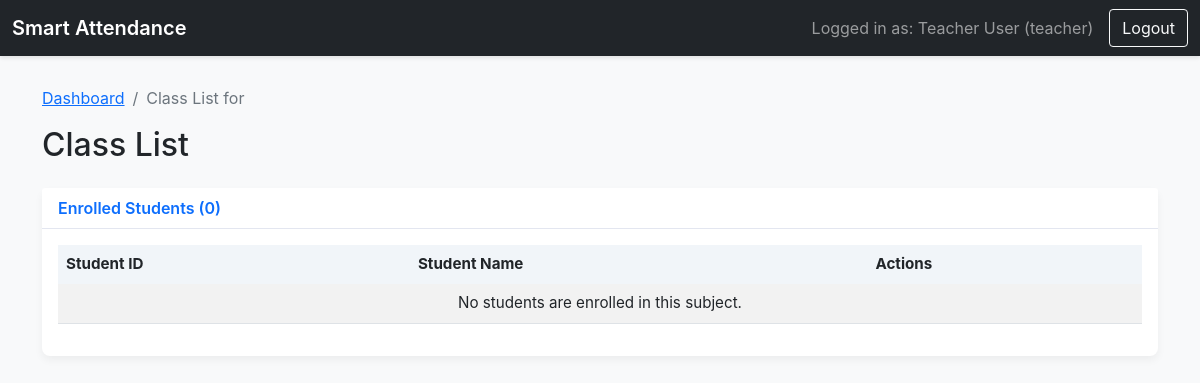
Before: /teacher/class_list/2 (signed in) with the older database file.
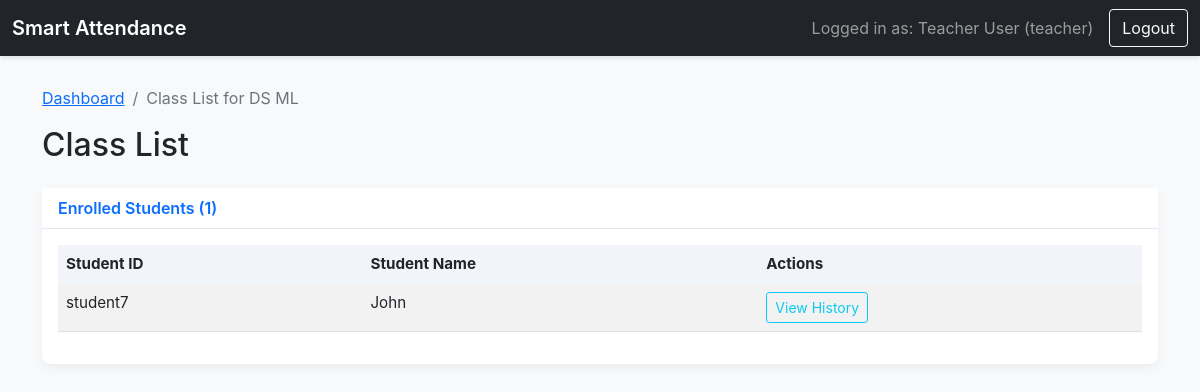
After: the same page with the newer database file.
### tables this page shows
CREATE TABLE subjects (
        id INTEGER PRIMARY KEY AUTOINCREMENT,
        subject_name TEXT NOT NULL,
        teacher_id TEXT NOT NULL,
        FOREIGN KEY (teacher_id) REFERENCES users (user_id)
    );

CREATE TABLE users (
        user_id TEXT PRIMARY KEY,
        name TEXT NOT NULL,
        role TEXT NOT NULL,
        password TEXT NOT NULL
    , face_image TEXT);

### app.py (the view)
@app.route('/teacher/class_list/<int:subject_id>')
@login_required
@role_required('teacher')
def view_class_list(subject_id):
    return render_template('class_list.html', subject=db.get_subject_by_id(subject_id), students=db.get_enrolled_students(subject_id))

### app.py (called while the page is built)
def login_required(f):
    @wraps(f)
    def decorated_function(*args, **kwargs):
        if 'user_id' not in session:
            return redirect(url_for('login'))
        return f(*args, **kwargs)
    return decorated_function

def role_required(role_name):
    def wrapper(f):
        @wraps(f)
        def decorated_function(*args, **kwargs):
            if session.get('role') != role_name:
                flash("You do not have permission to access this page.", "danger")
                return redirect(url_for('dashboard'))
            return f(*args, **kwargs)
        return decorated_function
    return wrapper

### database_manager.py (called while the page is built)
def get_db_connection():
    conn = sqlite3.connect(DATABASE)
    conn.row_factory = sqlite3.Row
    return conn

def get_enrolled_students(subject_id):
    conn = get_db_connection()
    students = conn.cursor().execute("SELECT u.* FROM users u JOIN enrollments e ON u.user_id = e.student_id WHERE e.subject_id = ?", (subject_id,)).fetchall()
    conn.close()
    return students

def get_subject_by_id(subject_id):
    conn = get_db_connection()
    subject = conn.cursor().execute("SELECT * FROM subjects WHERE id = ?", (subject_id,)).fetchone()
    conn.close()
    return subject

### templates/class_list.html
{% extends "base.html" %}
{% block content %}
    <nav aria-label="breadcrumb">
        <ol class="breadcrumb">
            <li class="breadcrumb-item"><a href="{{ url_for('dashboard') }}">Dashboard</a></li>
            <li class="breadcrumb-item active" aria-current="page">Class List for {{ subject.subject_name }}</li>
        </ol>
    </nav>
    <h2 class="mb-4">Class List</h2>
    <div class="card">
        <div class="card-header">Enrolled Students ({{ students|length }})</div>
        <div class="card-body">
            <table class="table table-striped">
                <thead>
                    <tr>
                        <th>Student ID</th>
                        <th>Student Name</th>
                        <th>Actions</th>
                    </tr>
                </thead>
                <tbody>
                    {% for student in students %}
                    <tr>
                        <td>{{ student.user_id }}</td>
                        <td>{{ student.name }}</td>
                        <td>
                            <a href="{{ url_for('student_history', subject_id=subject.id, student_id=student.user_id) }}" class="btn btn-sm btn-outline-info">View History</a>
                        </td>
                    </tr>
                    {% else %}
                    <tr><td colspan="3" class="text-center">No students are enrolled in this subject.</td></tr>
                    {% endfor %}
                </tbody>
            </table>
        </div>
    </div>
{% endblock %}

### templates/base.html (shortened to what this page needs)
<!DOCTYPE html>
<html lang="en">
<head>
    <link href="https://cdn.jsdelivr.net/npm/bootstrap@5.1.3/dist/css/bootstrap.min.css" rel="stylesheet">
    <link rel="stylesheet" href="{{ url_for('static', filename='style.css') }}">
</head>
<body>
    <nav class="navbar navbar-expand-lg navbar-dark bg-dark">
        <div class="container-fluid">
            <a class="navbar-brand" href="{{ url_for('dashboard') }}">Smart Attendance</a>
            <div class="collapse navbar-collapse">
                <span class="navbar-text me-3">
                    Logged in as: {{ session.name }} ({{ session.role }})
                </span>
                <a href="{{ url_for('logout') }}" class="btn btn-outline-light">Logout</a>
            </div>
        </div>
    </nav>
    <div class="container main-content">
        {% block content %}{% endblock %}
    </div>
</body>
</html>

### static/style.css (style rules this page uses)
body { background-color: #f8f9fa; font-family: -apple-system, BlinkMacSystemFont, "Segoe UI", Roboto, "Helvetica Neue", Arial, sans-serif; }
.navbar { box-shadow: 0 2px 4px rgba(0,0,0,.1); }
.navbar-brand { font-weight: 600; }
.main-content { padding-top: 30px; }
.card { border: none; box-shadow: 0 4px 8px rgba(0,0,0,.05); border-radius: 0.5rem; }
.card-header { background-color: #ffffff; border-bottom: 1px solid #e3e6f0; font-weight: 600; color: #0d6efd; display: flex; align-items: center; }
.table { border-collapse: separate; border-spacing: 0; font-size: 0.95rem; }
.table thead th { background-color: #f1f5f9; border: none; }

Changed rows visible on the page:
added subjects: subject_name "DS ML"
added users: user_id "student7", name "John"
Other visible differences:
{{ students|length }}: "0" → "1"
text no longer shown: "No students are enrolled in this subject."
